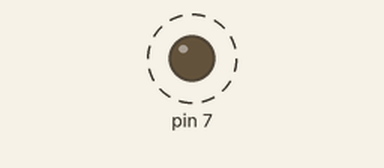
The sketch below on a simulated Arduino Uno, built with avr-gcc and run on an emulated ATmega328P. Parts: output pins drawn as LEDs (lit = HIGH). Dashed ring = blinking.

Above: at 0.5 s.
Timing chart, 0 to 4.6 s (numbered marks = the images above):
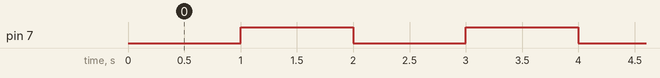

Measured:
- by itself, pin 7: alternates HIGH for 1.0 s and LOW for 1.0 s

The sketch:

dc_motor_relay.ino
```cpp
void setup() {

pinMode(7,OUTPUT);
}

void loop() {

digitalWrite(7,0);
delay(1000);


digitalWrite(7,1);
delay(1000);
}
```
